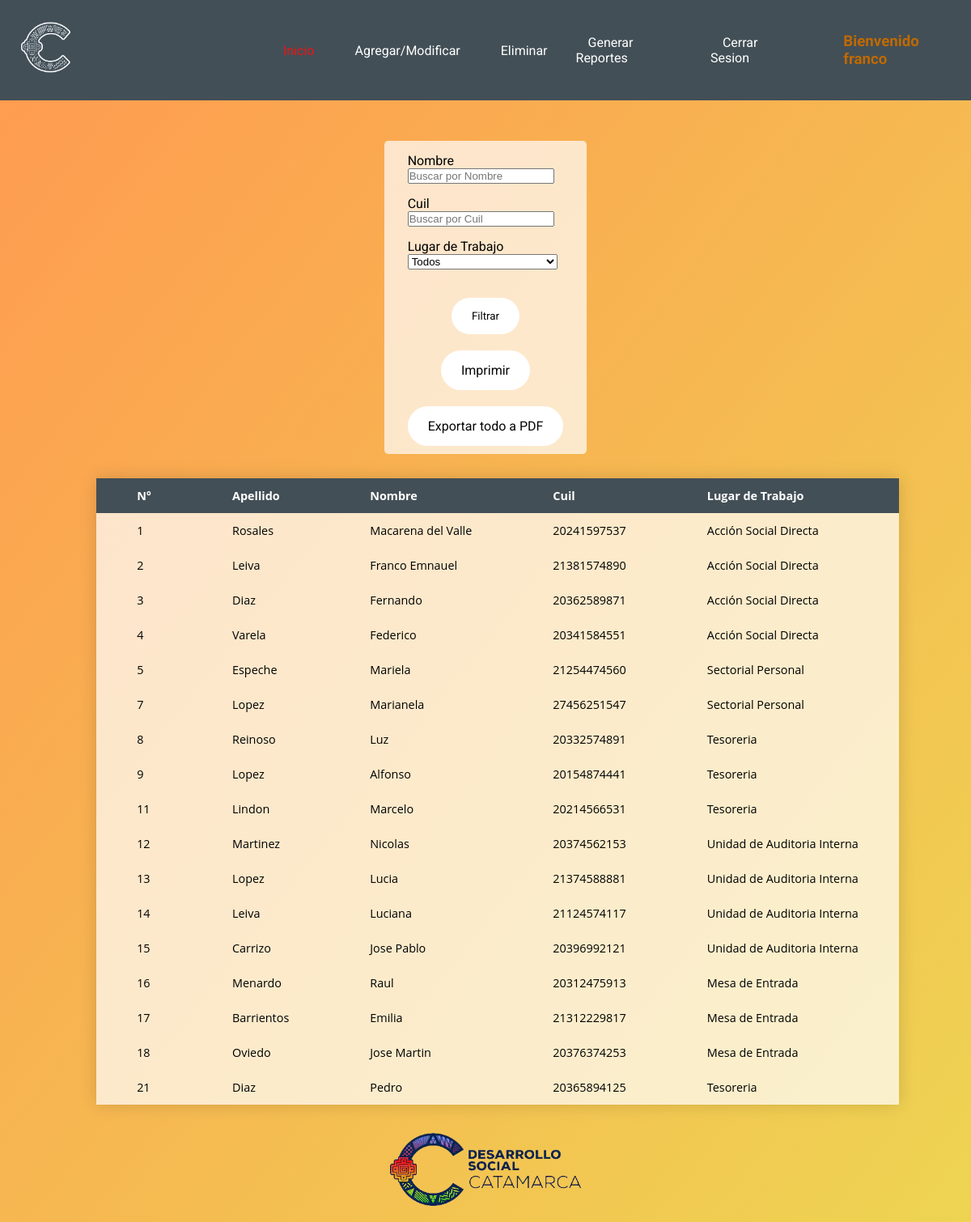
The app's page /index.php (signed in) with its own data.
### tables this page shows
CREATE TABLE `becados` (
  `id_becado` int(11) NOT NULL,
  `apellido` varchar(30) NOT NULL,
  `nombre` varchar(30) NOT NULL,
  `cuil` bigint(20) UNSIGNED NOT NULL,
  `id_lugar` int(11) NOT NULL,
  `estado` int(1) UNSIGNED NOT NULL
);

CREATE TABLE `lugar` (
  `id_lugar` int(11) NOT NULL,
  `dir_ofi` varchar(50) NOT NULL
);

### index.php (the view, shortened to what this page needs)
<?php
$con=conectar();
$query= "SELECT  becados.id_becado,becados.apellido,becados.nombre,becados.cuil,becados.estado,lugar.dir_ofi
         FROM becados
         JOIN lugar
         ON becados.id_lugar = lugar.id_lugar
         AND estado='1'
         ORDER BY id_becado  ";
$sql= mysqli_query($con,$query);
?>
<!doctype html>
<html lang="es">
<head>
    <link rel="stylesheet" href="styles.css">
</head>
<header>
    <div class="menu">
        <div class="logoblanco">
            <img src="img/logoblanco.png" alt="logoblanco">
        </div>
        <ul>
                <li><a style="color: #ec1414" href="#">Inicio</a></li>
                <li><a href="agregar.php">Agregar/Modificar</a></li>
                <li><a href="eliminar.php">Eliminar</a></li>
                <li><a href="reportes.php">Generar Reportes</a></li>
            <li><a href="logout.php">Cerrar Sesion</a></li>
            <li><h3 style="margin-left: 25px ">Bienvenido <?php echo $_SESSION['usuario'];?> </h3></li>
        </ul>
    </div>
</header>
<body>
<div class="centro">
<div class="filtro">
    <div class="formulariofiltro">
    <form action="filtro.php" method="get">
        <label for="buscanombre">Nombre</label>
        <input type="text" name="buscanombre" id="buscanombre" placeholder="Buscar por Nombre">
        <label for="buscacuil">Cuil</label>
        <input type="number" name="buscacuil" id="buscacuil" placeholder="Buscar por Cuil">
        <label for="buscalugarlugar">Lugar de Trabajo</label>
        <select name="buscalugar" id="buscalugar">
            <option value="0">Todos</option>
        </select>
        <div class="botoness">
          <input class="botonimpr" id="filtra" style="margin-top: 35px" type="submit" name="Filtrar" value="Filtrar">
          <a class="botonimpr" href="" onclick="window.print()" >Imprimir</a>
          <a class="botonimpr" href="exportar_pdf.php">Exportar todo a PDF</a>
        </div>
    </form>
    </div>
</div>
    <div class="verprint">
    <table class="tabla">
        <thead>
        <tr>
            <th>N°</th>
            <th>Apellido</th>
            <th>Nombre</th>
            <th>Cuil</th>
            <th>Lugar de Trabajo</th>
        </tr>
        </thead>
        <tbody>
        <tr>
            <?php
            while($row = mysqli_fetch_array($sql))
            {
                echo "<tr>";
                echo "<td>" . $row['id_becado']  ."</td>";
                echo "<td>" . $row['apellido'] . "</td>";
                echo "<td>" . $row['nombre'] . "</td>";
                echo "<td>" . $row['cuil'] . "</td>";
                echo "<td>" . $row['dir_ofi'] . "</td>";
                echo "</tr>";
            }
            echo "</tbody>";
            ?>
    </table>
    </div>
</div>
<footer>
<div class="logoabajo">
    <img src="img/minislogo.png" alt="Minislogo"> <br>
</div>
</footer>
</body>
</html>

### styles.css (style rules this page uses)
* { margin: 0; padding: 0; }
header { background-color: #434f56; }
h3 { color: #bf6900; font-family: 'Roboto', sans-serif; }
.logoblanco img { width: 120px; margin-right: 200px; }
li { list-style-type: none; padding: 15px 15px; }
ul { display: flex; justify-content: flex-end; align-items: center; }
ul a { color: #ffffff; margin-left: 15px; margin-right: 5px; text-decoration: none; font-family: 'Roboto', sans-serif; text-align: center; }
.menu { display: flex; justify-content: space-around; }
html { min-height: 100%; background-image: linear-gradient(to bottom right, rgba(255, 145, 65, 0.92), #eed452); }
.logoabajo { display: flex; justify-content: center; height: 90px; max-width: 100%; margin-top: 35px; margin-bottom: 20px; }
.centro { display: flex; justify-content: center; flex-wrap: wrap; align-items: flex-start; }
.formulariofiltro { flex-wrap: wrap; }
.filtro { display: flex; min-height: 100%; width: 250px; margin-top: 50px; flex-direction: column; background: rgba(255,255,255,0.70); align-items: center; border-radius: 5px; }
.filtro input[type=submit] { font-family: 'Roboto', sans-serif; transition-duration: 0.4s; text-decoration: none; border: 0.1px ; border-radius: 35px; }
.filtro label { margin-top: 15px; font-family: 'Roboto', sans-serif; }
.botoness { display: flex; flex-direction: column; align-items: center; }
.botonimpr { background-color: #ffffff; color: #050505; margin-top: 10px; padding: 15px 25px; text-decoration: none; border-radius: 35px; }
.botonimpr { font-family: 'Roboto', sans-serif; transition-duration: 0.4s; text-decoration: none; margin-bottom: 10px; }
.tabla { display: block; background: rgba(255,255,255,0.70); margin: 30px 20px 0 50px ; border-collapse: collapse; font-size: 0.9em; font-family: 'Open Sans', sans-serif; box-shadow: 0 0 20px rgba(0, 0, 0, 0.15); }
.tabla thead tr { background-color: #434f56; color: #ffffff; text-align: left; }
.tabla th, .tabla td { padding: 12px 50px; }
label { display: block; }

### records on screen
becados: id_becado "1", apellido "Rosales", nombre "Macarena del Valle", cuil "20241597537", id_lugar.dir_ofi "Acción Social Directa"
becados: id_becado "2", apellido "Leiva", nombre "Franco Emnauel", cuil "21381574890", id_lugar.dir_ofi "Acción Social Directa"
becados: id_becado "3", apellido "Diaz", nombre "Fernando", cuil "20362589871", id_lugar.dir_ofi "Acción Social Directa"
becados: id_becado "4", apellido "Varela", nombre "Federico", cuil "20341584551", id_lugar.dir_ofi "Acción Social Directa"
becados: id_becado "5", apellido "Espeche", nombre "Mariela", cuil "21254474560", id_lugar.dir_ofi "Sectorial Personal"
becados: id_becado "7", apellido "Lopez", nombre "Marianela", cuil "27456251547", id_lugar.dir_ofi "Sectorial Personal"
becados: id_becado "8", apellido "Reinoso", nombre "Luz", cuil "20332574891", id_lugar.dir_ofi "Tesoreria"
becados: id_becado "9", apellido "Lopez", nombre "Alfonso", cuil "20154874441", id_lugar.dir_ofi "Tesoreria"
becados: id_becado "11", apellido "Lindon", nombre "Marcelo", cuil "20214566531", id_lugar.dir_ofi "Tesoreria"
becados: id_becado "12", apellido "Martinez", nombre "Nicolas", cuil "20374562153", id_lugar.dir_ofi "Unidad de Auditoria Interna"
becados: id_becado "13", apellido "Lopez", nombre "Lucia", cuil "21374588881", id_lugar.dir_ofi "Unidad de Auditoria Interna"
becados: id_becado "14", apellido "Leiva", nombre "Luciana", cuil "21124574117", id_lugar.dir_ofi "Unidad de Auditoria Interna"
becados: id_becado "15", apellido "Carrizo", nombre "Jose Pablo", cuil "20396992121", id_lugar.dir_ofi "Unidad de Auditoria Interna"
becados: id_becado "16", apellido "Menardo", nombre "Raul", cuil "20312475913", id_lugar.dir_ofi "Mesa de Entrada"
becados: id_becado "17", apellido "Barrientos", nombre "Emilia", cuil "21312229817", id_lugar.dir_ofi "Mesa de Entrada"
becados: id_becado "18", apellido "Oviedo", nombre "Jose Martin", cuil "20376374253", id_lugar.dir_ofi "Mesa de Entrada"
becados: id_becado "21", apellido "Diaz", nombre "Pedro", cuil "20365894125", id_lugar.dir_ofi "Tesoreria"

### other values on screen
$_SESSION['usuario'] "franco"
